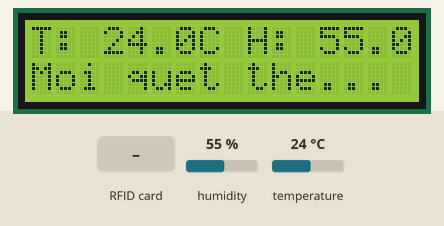
A program run on a simulated ESP32-S3. On the bench: 16×2 character LCD. Inputs (shaded band) come from the test bench; at power-on: humidity 55 %, temperature 24 °C. What the program prints to the serial monitor is not drawn.

Above: at 3.3 s.
3.4 s: RFID card 5E 7A 19 C4 held to the reader
At 3.8 s:
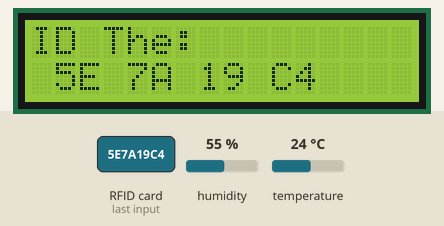
6.9 s: humidity set to 22 %
At 8.7 s:
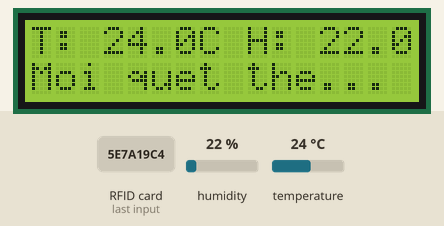
9.0 s: temperature set to 12 °C
At 9.9 s:
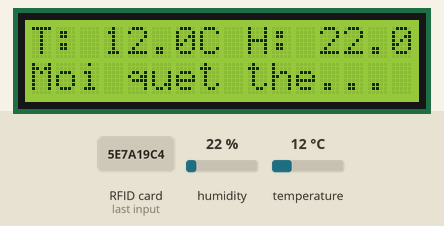
11.0 s: humidity set to 40 %
At 12.1 s:
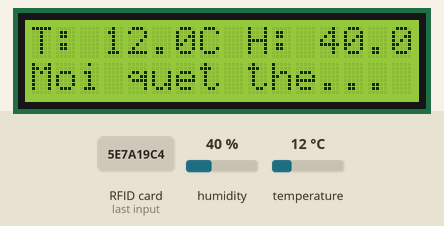
13.1 s: temperature set to 19 °C
At 14.3 s:
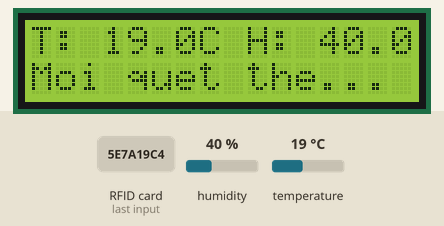
Timing chart, 0 to 16.1 s (numbered marks = the images above; inputs shaded):
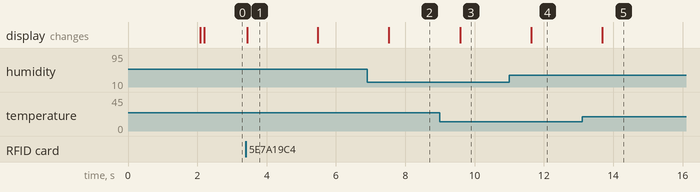

The program:

main.cpp
```cpp
#include <Arduino.h>
#include <Wire.h>
#include <SPI.h>
#include <MFRC522.h>
#include <LiquidCrystal_I2C.h>
#include <DHT.h>

// --- ĐỊNH NGHĨA CHÂN ---
#define RST_PIN    14
#define SS_PIN     10
#define DHTPIN     4
#define DHTTYPE    DHT22
#define SDA_I2C    8
#define SCL_I2C    9

// Khởi tạo đối tượng
MFRC522 mfrc522(SS_PIN, RST_PIN);
LiquidCrystal_I2C lcd(0x27, 16, 2);
DHT dht(DHTPIN, DHTTYPE);

// ================================================================
// PHẦN 1: GIAO THỨC I2C (MÀN HÌNH)
// ================================================================
void setup_I2C() {
    Wire.begin(SDA_I2C, SCL_I2C);
    lcd.init();
    lcd.backlight();
    lcd.print("He thong San sang");
    delay(2000);
    lcd.clear();
}

void hien_thi_I2C(float t, float h) {
    lcd.setCursor(0, 0);
    lcd.print("T: "); lcd.print(t, 1); lcd.print("C ");
    lcd.print("H: "); lcd.print(h, 1); lcd.print("%");

    lcd.setCursor(0, 1);
    lcd.print("Moi quet the...");
}

// ================================================================
// PHẦN 2: GIAO THỨC SPI (RFID)
// ================================================================
void setup_SPI() {
    SPI.begin(12, 13, 11, 10); // SCK, MISO, MOSI, SS
    mfrc522.PCD_Init();
}

void xu_ly_RFID_SPI() {
    if (mfrc522.PICC_IsNewCardPresent() && mfrc522.PICC_ReadCardSerial()) {
        lcd.clear();
        lcd.setCursor(0, 0);
        lcd.print("ID The:");

        String uid = "";
        for (byte i = 0; i < mfrc522.uid.size; i++) {
            uid += String(mfrc522.uid.uidByte[i] < 0x10 ? " 0" : " ");
            uid += String(mfrc522.uid.uidByte[i], HEX);
        }
        uid.toUpperCase();

        lcd.setCursor(0, 1);
        lcd.print(uid);
        Serial.println("Quet the: " + uid);

        delay(2000); // Tạm dừng để người dùng kịp nhìn ID
        lcd.clear();
        mfrc522.PICC_HaltA();
    }
}

// ================================================================
// PHẦN 3: GIAO THỨC ONE-WIRE (DHT22)
// ================================================================
void setup_OneWire() {
    dht.begin();
}

void doc_cam_bien_OneWire() {
    float h = dht.readHumidity();
    float t = dht.readTemperature();

    if (!isnan(h) && !isnan(t)) {
        hien_thi_I2C(t, h); // Gọi hàm hiển thị từ module I2C
    }
}

// ================================================================
// CHƯƠNG TRÌNH CHÍNH
// ================================================================
void setup() {
    Serial.begin(115200);

    setup_I2C();      // Khởi tạo I2C
    setup_SPI();      // Khởi tạo SPI
    setup_OneWire();  // Khởi tạo DHT
}

void loop() {
    xu_ly_RFID_SPI();      // Ưu tiên kiểm tra thẻ RFID
    doc_cam_bien_OneWire(); // Cập nhật nhiệt độ độ ẩm

    delay(200); // Tốc độ phản hồi hệ thống
}
```

Measured:
- after the input at 3.4 s, the display: changes at once (image 1)
- after the input at 6.9 s, the display: changes after 0.63 s (image 2)
- after the input at 9.0 s, the display: changes after 0.58 s (image 3)
- after the input at 11.0 s, the display: changes after 0.63 s (image 4)
- after the input at 13.1 s, the display: changes after 0.58 s (image 5)
- what the display in image 1 shows lasts 2.1 s, from 3.4 s to 5.5 s
